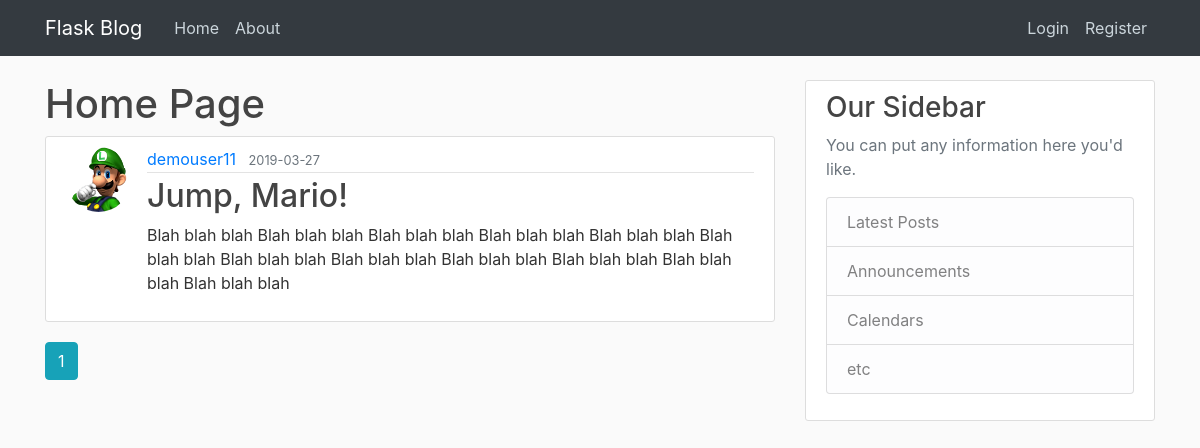
The page /home on the database its author committed.
### one/models.py (models this page shows, shortened)
class Post(db.Model):
	id = db.Column(db.Integer, primary_key=True)
	title = db.Column(db.String(100), nullable=False)
	date_posted = db.Column(db.DateTime, nullable=False, default=datetime.utcnow)
	content =  db.Column(db.Text, nullable=False)
	gem_file = db.Column(db.String(20), nullable=False)
	user_id = db.Column(db.Integer, db.ForeignKey('user.id'), nullable=False)

class User(db.Model, UserMixin):
	id = db.Column(db.Integer, primary_key=True)
	username = db.Column(db.String(20), unique=True, nullable=False)
	email = db.Column(db.String(120), unique=True, nullable=False)
	image_file = db.Column(db.String(20), nullable=False, default='default.jpg')
	password = db.Column(db.String(60), nullable=False)
	posts = db.relationship('Post', backref='author', lazy=True)

### one/main/routes.py (the view)
@main.route("/")
@main.route("/home") ## @ decorators
def home():
	page = request.args.get('page', 1, type=int) ### type int => prevents people from request float pages 1.34
	posts = Post.query.order_by(Post.date_posted.desc()).paginate(page=page, per_page=5)
	return render_template('home.html', posts=posts)

### one/templates/home.html
{% extends "layout.html" %}
{% block content %}
<h1>Home Page</h1>
	{%  for post in posts.items %}
<article class="media content-section">
  <img class="rounded-circle article-img" src="{{ url_for('static', filename='profile_pics/' + post.author.image_file) }}">
  <div class="media-body">
    <div class="article-metadata">
      <a class="mr-2" href="{{ url_for('users.user_posts', username=post.author.username) }}">{{ post.author.username }}</a>
      <small class="text-muted">{{ post.date_posted.strftime('%Y-%m-%d') }}</small>
    </div>
    <h2><a class="article-title" href="{{ url_for('posts.post', post_id=post.id) }}">{{ post.title }}</a></h2>
    <p class="article-content">{{ post.content }}</p>
  </div>
</article>
	{% endfor %}
  {% for page_num in posts.iter_pages(left_edge=1, right_edge=1, left_current=1, right_current=2) %}
    {% if page_num %}
      {% if posts.page == page_num %}
      <a class="btn btn-info mb-4" href="{{ url_for('main.home', page=page_num) }}">{{ page_num }}</a>
      {% else %}
      <a class="btn btn-outline-info mb-4" href="{{ url_for('main.home', page=page_num) }}">{{ page_num }}</a>
      {% endif %}
    {% else %}
      ...
    {% endif %}
  {% endfor %}
{% endblock content %}

### one/static/main.css (style rules this page uses)
body { background: #fafafa; color: #333333; margin-top: 5rem; }
h1, h2, h3, h4, h5, h6 { color: #444444; }
.content-section { background: #ffffff; padding: 10px 20px; border: 1px solid #dddddd; border-radius: 3px; margin-bottom: 20px; }
.article-title { color: #444444; }
.article-content { white-space: pre-line; }
.article-img { height: 65px; width: 65px; margin-right: 16px; }
.article-metadata { padding-bottom: 1px; margin-bottom: 4px; border-bottom: 1px solid #e3e3e3 }

### rows shown on the page
Post: image_file (picture), author.username "demouser11", date_posted "2019-03-27", title "Jump, Mario!", content "Blah blah blah Blah blah blah Blah blah blah Blah blah blah Blah blah blah Blah blah blah Blah blah blah Blah blah blah Blah blah blah Blah blah blah Blah blah blah Blah blah blah"

### other values the page prints
{{ page_num }} "1"
